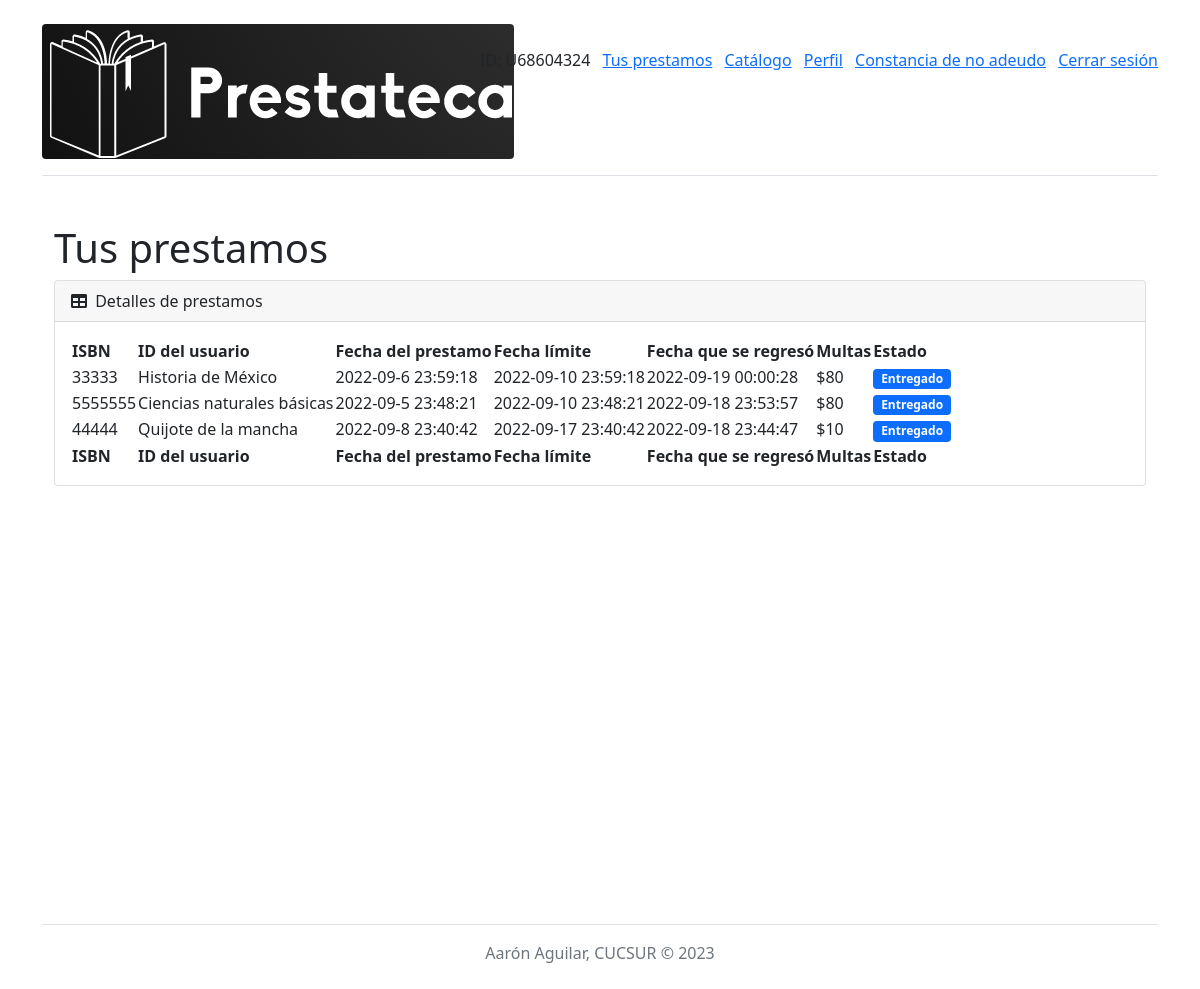
Page /issue_book_details.php (signed in) on the committed database.
### tables this page shows
CREATE TABLE `lms_issue_book` (
  `issue_book_id` int(11) NOT NULL,
  `book_id` varchar(30) NOT NULL,
  `user_id` varchar(30) NOT NULL,
  `issue_date_time` varchar(30) NOT NULL,
  `expected_return_date` varchar(30) NOT NULL,
  `return_date_time` varchar(30) NOT NULL,
  `book_fines` varchar(30) NOT NULL,
  `book_issue_status` enum('Issue','Return','Not Return') NOT NULL
);

CREATE TABLE `lms_book` (
  `book_id` int(11) NOT NULL,
  `book_category` varchar(200) NOT NULL,
  `book_author` varchar(200) NOT NULL,
  `book_location_rack` varchar(100) NOT NULL,
  `book_name` text NOT NULL,
  `book_isbn_number` varchar(30) NOT NULL,
  `book_no_of_copy` int(5) NOT NULL,
  `book_status` enum('Enable','Disable') NOT NULL,
  `book_added_on` varchar(30) NOT NULL,
  `book_updated_on` varchar(30) NOT NULL
);

### function.php (called while the page is built, shortened)
<?php
function base_url()
{
	return 'http://localhost/Apto7/libraryproyect/';
}
function is_admin_login()
{
	return false;
}
function is_user_login()
{
	if(isset($_SESSION['user_id']))
	{
		return true;
	}
	return false;
}
?>

### issue_book_details.php (the view, shortened to what this page needs)
<?php
include 'database_connection.php';
include 'function.php';
$query = "
	SELECT * FROM lms_issue_book
	INNER JOIN lms_book
	ON lms_book.book_isbn_number = lms_issue_book.book_id
	WHERE lms_issue_book.user_id = '".$_SESSION['user_id']."'
	ORDER BY lms_issue_book.issue_book_id DESC
";
$statement = $connect->prepare($query);
$statement->execute();
include 'header.php';
?>
<div class="container-fluid py-4" style="min-height: 700px;">
	<h1>Tus prestamos</h1>
	<div class="card mb-4">
		<div class="card-header">
			<div class="row">
				<div class="col col-md-6">
					<i class="fas fa-table me-1"></i> Detalles de prestamos
				</div>
				<div class="col col-md-6" align="right">
				</div>
			</div>
		</div>
		<div class="card-body">
			<table id="datatablesSimple">
				<thead>
					<tr>
						<th> ISBN</th>
                        <th>ID del usuario</th>
                        <th>Fecha del prestamo</th>
						<th>Fecha límite</th>
                        <th>Fecha que se regresó</th>
                        <th>Multas</th>
                        <th>Estado</th>
					</tr>
				</thead>
				<tfoot>
					<tr>
						<th> ISBN</th>
                        <th>ID del usuario</th>
                        <th>Fecha del prestamo</th>
						<th>Fecha límite</th>
                        <th>Fecha que se regresó</th>
                        <th>Multas</th>
                        <th>Estado</th>
					</tr>
				</tfoot>
				<tbody>
				<?php
				if($statement->rowCount() > 0)
				{
					foreach($statement->fetchAll() as $row)
					{
						$status = $row["book_issue_status"];
						if($status == 'Return')
						{
							$status = '<span class="badge bg-primary">Entregado</span>';
						}
						echo '
						<tr>
							<td>'.$row["book_isbn_number"].'</td>
							<td>'.$row["book_name"].'</td>
							<td>'.$row["issue_date_time"].'</td>
							<td>'.$row["expected_return_date"].'</td>
							<td>'.$row["return_date_time"].'</td>
							<td>$'.$row["book_fines"].'</td>
							<td>'.$status.'</td>
						</tr>
						';
					}
				}
				?>
				</tbody>
			</table>
		</div>
	</div>
</div>
<?php
include 'footer.php';
?>

### header.php (shortened to what this page needs)
<!doctype html>
<html lang="es">
    <head>
        <link href="<?php echo base_url(); ?>asset/css/simple-datatables-style.css" rel="stylesheet" />
        <link href="<?php echo base_url(); ?>asset/css/styles.css" rel="stylesheet" />
    </head>
    <?php
    if(is_admin_login())
    {
    ?>
    <body class="sb-nav-fixed">
        <nav class="sb-topnav navbar navbar-expand navbar-dark bg-dark">
            <a class="navbar-brand ps-3" href="index.php">Prestateca Admin</a>
            <button class="btn btn-link btn-sm order-1 order-lg-0 me-4 me-lg-0" id="sidebarToggle" href="#!"><i class="fas fa-bars"></i></button>
            <form class="d-none d-md-inline-block form-inline ms-auto me-0 me-md-3 my-2 my-md-0">
            </form>
            <ul class="navbar-nav ms-auto ms-md-0 me-3 me-lg-4">
                <li class="nav-item dropdown">
                    <a class="nav-link dropdown-toggle" id="navbarDropdown" href="#" role="button" data-bs-toggle="dropdown" aria-expanded="false"><i class="fas fa-user fa-fw"></i></a>
                    <ul class="dropdown-menu dropdown-menu-end" aria-labelledby="navbarDropdown">
                        <li><a class="dropdown-item" href="profile.php">Perfil</a></li>
                        <li><a class="dropdown-item" href="setting.php">Ajustes</a></li>
                        <li><a class="dropdown-item" href="logout.php">Salir</a></li>
                    </ul>
                </li>
            </ul>
        </nav>
        <div id="layoutSidenav">
            <div id="layoutSidenav_nav">
                <nav class="sb-sidenav accordion sb-sidenav-dark" id="sidenavAccordion">
                    <div class="sb-sidenav-menu">
                        <div class="nav">
                            <a class="nav-link" href="category.php">Categorías</a>
                            <a class="nav-link" href="author.php">Autores</a>
                            <a class="nav-link" href="location_rack.php">Anaquel</a>
                            <a class="nav-link" href="book.php">Libros</a>
                            <a class="nav-link" href="user.php">Usuarios</a>
                            <a class="nav-link" href="issue_book.php">Prestamos</a>
                            <a class="nav-link" href="issue_Ajax.php">Prestamos AJAX</a>
                            <a class="nav-link" href="logout.php">Cerrar sesión</a>
                        </div>
                    </div>
                    <div class="sb-sidenav-footer">
                    </div>
                </nav>
            </div>
            <div id="layoutSidenav_content">
                <main>
    <?php
    }
    else
    {
    ?>
    <body>
    	<main>
    		<div class="container py-4">
    			<header class="pb-3 mb-4 border-bottom">
                    <div class="row">
        				<div class="col-md-4">
                            <a href="index.php" class="d-flex">
                                <img src="<?php echo base_url(); ?>asset/img/logo.png" class="rounded" alt="logo">
                            </a>
                        </div>
                        <div class="col-md-8">
                            <?php
                            if(is_user_login())
                            {
                            ?>
                            <ul class="list-inline mt-4 float-end">
                                <li class="list-inline-item"> ID: <?php echo $_SESSION['user_id']; ?></li>
                                <li class="list-inline-item"><a href="issue_book_details.php">Tus prestamos</a></li>
                                <li class="list-inline-item"><a href="search_book.php">Catálogo</a></li>
                                <li class="list-inline-item"><a href="profile.php">Perfil</a></li>
                                <li class="list-inline-item"><a href="constancia.php" target="_blank"> Constancia de no adeudo</a></li>
                                <li class="list-inline-item"><a href="logout.php">Cerrar sesión</a></li>
                            </ul>
                            <?php
                            }
                            ?>
                        </div>
                    </div>
    			</header>
    <?php
    }
    ?>

### footer.php (shortened to what this page needs)
                <footer class="pt-3 mt-4 text-muted text-center border-top">
                    Aarón Aguilar, CUCSUR
                    &copy; <?php echo date('Y'); ?>
                </footer>
            </div>
        </main>
    </body>
</html>

### rows in the picture
lms_issue_book: lms_book.book_isbn_number "33333", lms_book.book_name "Historia de México", issue_date_time "2022-09-6 23:59:18", expected_return_date "2022-09-10 23:59:18", return_date_time "2022-09-19 00:00:28", book_fines "80", book_issue_status "Entregado"
lms_issue_book: lms_book.book_isbn_number "5555555", lms_book.book_name "Ciencias naturales básicas", issue_date_time "2022-09-5 23:48:21", expected_return_date "2022-09-10 23:48:21", return_date_time "2022-09-18 23:53:57", book_fines "80", book_issue_status "Entregado"
lms_issue_book: lms_book.book_isbn_number "44444", lms_book.book_name "Quijote de la mancha", issue_date_time "2022-09-8 23:40:42", expected_return_date "2022-09-17 23:40:42", return_date_time "2022-09-18 23:44:47", book_fines "10", book_issue_status "Entregado"

### other values in the picture
$_SESSION['user_id'] "U68604324"
